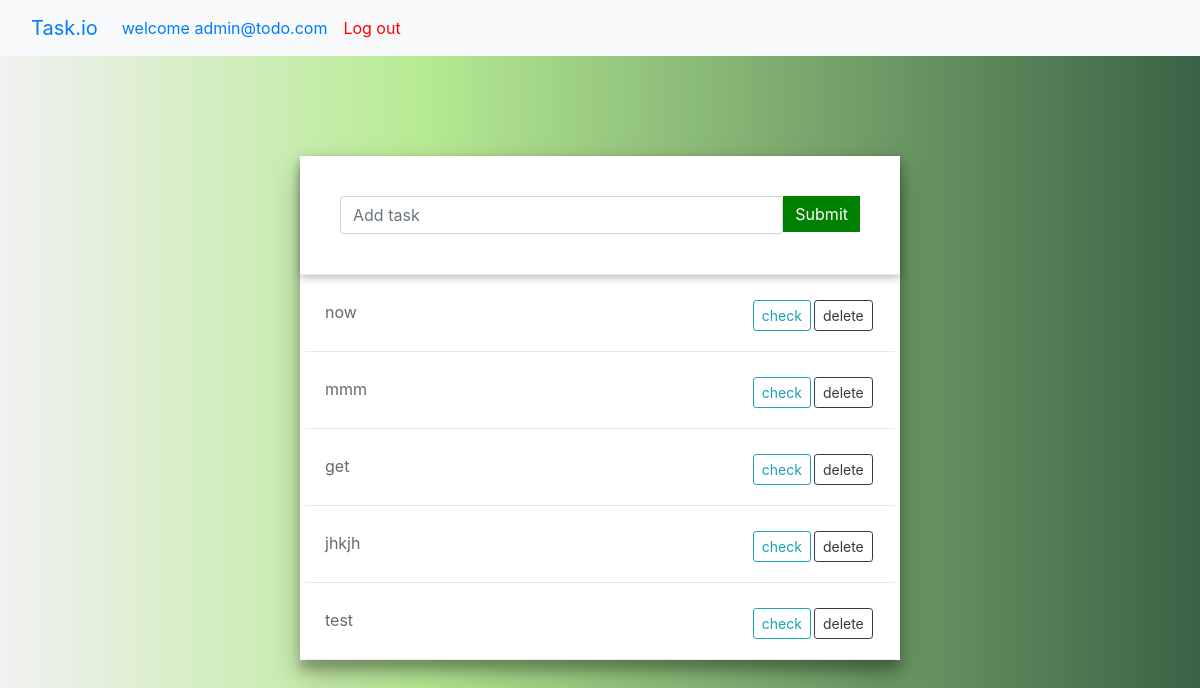
/ (signed in), run on an earlier commit of the app's database.
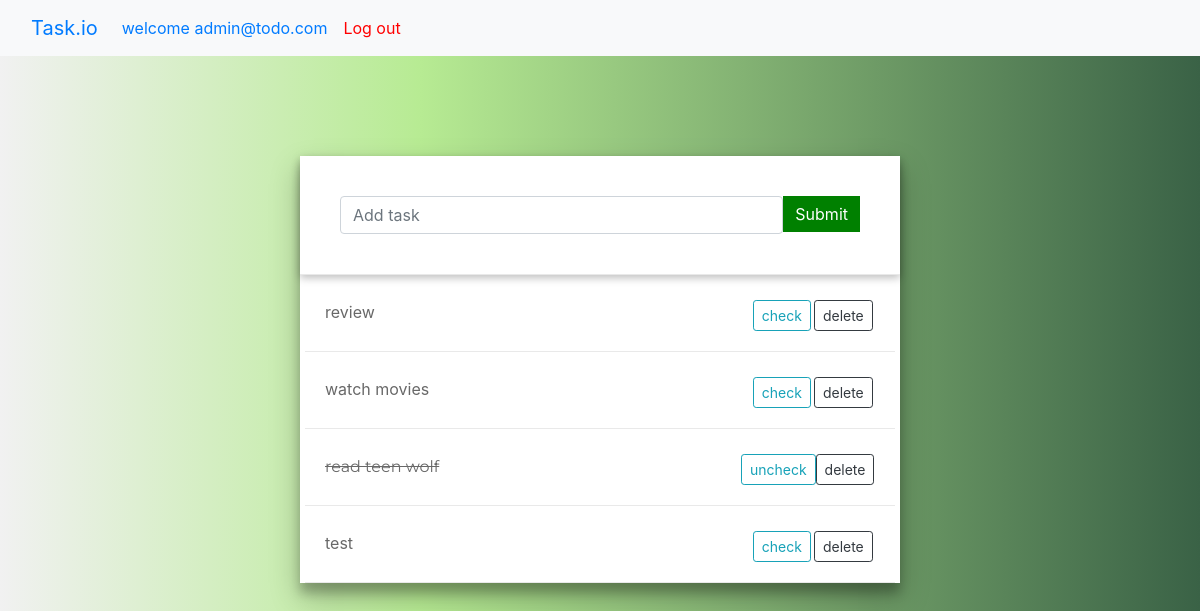
And on a later commit of the database.
### accounts/models.py (models this page shows)
class CustomUser(AbstractUser):
    email = models.EmailField(_('email address'), unique=True)
    username = models.CharField(max_length=40, unique=False, default='')
    def __str__(self):
        return self.email

### todo/models.py (models this page shows, shortened)
class Task(models.Model):
    user = models.ForeignKey(settings.AUTH_USER_MODEL, on_delete=models.CASCADE,)
    title = models.CharField(max_length=200)
    completed = models.BooleanField(default=False, blank=True, null=True)

### todo/views.py (the view)
# urls.py: 2. Add a URL to urlpatterns:  path('', views.home, name='home')
def home(request):
  if request.user.is_authenticated:
    get_tasks = Task.objects.filter(user = request.user).order_by('-id')
  else:
    get_tasks = {'register/login to modify your tasks'}
  context   = {
    'tasks': get_tasks,
  }
  return render(request, 'home.html', context)

### todo/templates/home.html (shortened to what this page needs)
<!DOCTYPE html>
{% load static %}
<html>
<head>
	<link rel="stylesheet" href="https://stackpath.bootstrapcdn.com/bootstrap/4.4.1/css/bootstrap.min.css">
</head>
<body>
  <nav class="navbar navbar-expand-lg bg-light">
    <div class="container-fluid">
      <a class="navbar-brand" href="#">Task.io</a>
      <div class="collapse navbar-collapse" id="navbarSupportedContent">
        <ul class="navbar-nav me-auto mb-2 mb-lg-0">
          {% if user.is_authenticated %}
            <li class="nav-item">
              <a class="nav-link" href="/">welcome {{request.user}}</a>
            </li>
            <li class="nav-item">
              <a class="nav-link" href="logout/" style="color:red">Log out</a>
            </li>
          {% endif %}
        </ul>
      </div>
    </div>
  </nav>
	<div class="container">
		<div id="task-container">
			<div id="form-wrapper">
				<form id="form" action="/add/" method="post">
					<div class="flex-wrapper">
						<div style="flex: 6">
							<input id="title" class="form-control" type="text" name="title" placeholder="Add task">
						</div>
						<div style="flex: 1">
							<input id="submit" class="btn" type="submit" >
						</div>
					</div>
				</form>
			</div>
			<div id="list-wrapper">
        {% for task in tasks %}
        <div  class="task-wrapper flex-wrapper">
          {% if task.completed == True %}
            <div style="flex:7">
              <strike class="title">{{task.title}}</strike>
            </div>
            <div style="flex:1">
              <button data-task="{{task.id}}" data-action="{{task.completed}}" class="btn btn-sm btn-outline-info edit">uncheck</button>
            </div>
          {%else%}
            <div style="flex:7">
              {{task.title}}
            </div>
            <div style="flex:1">
              <button data-task="{{task.id}}" data-action="{{task.completed}}" class="btn btn-sm btn-outline-info edit">check</button>
            </div>
          {% endif %}
          <div style="flex:1">
            <button data-task="{{task.id}}" class="btn btn-sm btn-outline-dark delete">delete</button>
          </div>
        </div>
        {% endfor %}
			</div>
		</div>
	</div>
</body>
</html>

### todo/templates/home.html (style rules this page uses)
body { background: rgb(241,241,241); background: linear-gradient(90deg, rgba(241,241,241,1) 0%, rgba(183,235,147,1) 35%, rgba(58,98,70,1) 100%); }
h1, h2, h3, h4, h5, p, span, strike { font-family: 'Montserrat', sans-serif; }
#task-container { max-width:600px; margin:0 auto; box-shadow: 0 14px 28px rgba(0,0,0,0.25), 0 10px 10px rgba(0,0,0,0.22); background-color: #fff; margin-top:100px; margin-bottom:100px; justify-content: space-around; align-items: flex-start; }
#form-wrapper { position: -webkit-sticky; position: sticky; top: 0rem; border-bottom: 1px solid #e9e9e9; background-color: #fff; box-shadow: 0 3px 8px rgba(0,0,0,0.25); padding:40px; }
#submit { background-color: green; border-radius: 0; border:0; color: #fff; }
.flex-wrapper { display: flex; }
.task-wrapper { margin:5px; padding: 5px; padding:20px; cursor: pointer; border-bottom: 1px solid #e9e9e9; color: #686868; }

What changed in the data, as far as the page shows it:
removed Task: title "now"
removed Task: title "mmm"
removed Task: title "get"
removed Task: title "jhkjh"
added Task: title "review"
added Task: title "watch movies"
added Task: title "read teen wolf"
